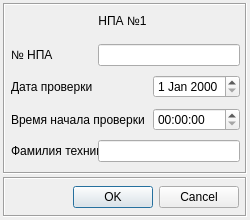
<?xml version="1.0" encoding="UTF-8"?>
<ui version="4.0">
 <class>p_npapredForm</class>
 <widget class="QDialog" name="p_npapredForm">
  <property name="geometry">
   <rect>
    <x>0</x>
    <y>0</y>
    <width>250</width>
    <height>220</height>
   </rect>
  </property>
  <property name="minimumSize">
   <size>
    <width>250</width>
    <height>220</height>
   </size>
  </property>
  <property name="maximumSize">
   <size>
    <width>400</width>
    <height>300</height>
   </size>
  </property>
  <property name="windowTitle">
   <string>Dialog</string>
  </property>
  <property name="windowIcon">
   <iconset resource="../progicons.qrc">
    <normaloff>:/new/windowheader/src/icons/myicons/spts.ico</normaloff>:/new/windowheader/src/icons/myicons/spts.ico</iconset>
  </property>
  <layout class="QGridLayout" name="gridLayout">
   <property name="margin">
    <number>3</number>
   </property>
   <property name="spacing">
    <number>3</number>
   </property>
   <item row="2" column="0">
    <widget class="QFrame" name="frame_2">
     <property name="minimumSize">
      <size>
       <width>0</width>
       <height>40</height>
      </size>
     </property>
     <property name="maximumSize">
      <size>
       <width>16777215</width>
       <height>40</height>
      </size>
     </property>
     <property name="frameShape">
      <enum>QFrame::Box</enum>
     </property>
     <property name="frameShadow">
      <enum>QFrame::Sunken</enum>
     </property>
     <layout class="QGridLayout" name="gridLayout_2">
      <property name="margin">
       <number>6</number>
      </property>
      <item row="0" column="0">
       <spacer name="horizontalSpacer_3">
        <property name="orientation">
         <enum>Qt::Horizontal</enum>
        </property>
        <property name="sizeHint" stdset="0">
         <size>
          <width>61</width>
          <height>20</height>
         </size>
        </property>
       </spacer>
      </item>
      <item row="0" column="1">
       <widget class="QDialogButtonBox" name="buttonBox">
        <property name="minimumSize">
         <size>
          <width>0</width>
          <height>25</height>
         </size>
        </property>
        <property name="standardButtons">
         <set>QDialogButtonBox::Cancel|QDialogButtonBox::Ok</set>
        </property>
       </widget>
      </item>
     </layout>
    </widget>
   </item>
   <item row="0" column="0">
    <widget class="QFrame" name="frame">
     <property name="frameShape">
      <enum>QFrame::Box</enum>
     </property>
     <property name="frameShadow">
      <enum>QFrame::Sunken</enum>
     </property>
     <layout class="QGridLayout" name="gridLayout_3">
      <property name="margin">
       <number>6</number>
      </property>
      <item row="3" column="0">
       <widget class="QLabel" name="label">
        <property name="minimumSize">
         <size>
          <width>99</width>
          <height>0</height>
         </size>
        </property>
        <property name="text">
         <string>№ НПА</string>
        </property>
       </widget>
      </item>
      <item row="3" column="1" colspan="3">
       <widget class="QLineEdit" name="lineEditNumber"/>
      </item>
      <item row="5" column="0">
       <widget class="QLabel" name="label_2">
        <property name="text">
         <string>Дата проверки</string>
        </property>
       </widget>
      </item>
      <item row="5" column="2" colspan="2">
       <widget class="QDateEdit" name="dateEditCheck"/>
      </item>
      <item row="7" column="0" colspan="2">
       <widget class="QLabel" name="label_3">
        <property name="text">
         <string>Время начала проверки</string>
        </property>
       </widget>
      </item>
      <item row="7" column="2" colspan="2">
       <widget class="QTimeEdit" name="timeEditStartCheck"/>
      </item>
      <item row="9" column="0">
       <widget class="QLabel" name="label_4">
        <property name="minimumSize">
         <size>
          <width>99</width>
          <height>0</height>
         </size>
        </property>
        <property name="text">
         <string>Фамилия техника</string>
        </property>
       </widget>
      </item>
      <item row="9" column="1" colspan="3">
       <widget class="QLineEdit" name="lineEditFam"/>
      </item>
      <item row="1" column="1">
       <widget class="QLabel" name="labelTSName">
        <property name="text">
         <string>НПА №1</string>
        </property>
        <property name="alignment">
         <set>Qt::AlignHCenter|Qt::AlignTop</set>
        </property>
       </widget>
      </item>
      <item row="0" column="1">
       <spacer name="verticalSpacer">
        <property name="orientation">
         <enum>Qt::Vertical</enum>
        </property>
        <property name="sizeHint" stdset="0">
         <size>
          <width>20</width>
          <height>40</height>
         </size>
        </property>
       </spacer>
      </item>
      <item row="1" column="0">
       <spacer name="horizontalSpacer">
        <property name="orientation">
         <enum>Qt::Horizontal</enum>
        </property>
        <property name="sizeHint" stdset="0">
         <size>
          <width>40</width>
          <height>20</height>
         </size>
        </property>
       </spacer>
      </item>
      <item row="1" column="2">
       <spacer name="horizontalSpacer_2">
        <property name="orientation">
         <enum>Qt::Horizontal</enum>
        </property>
        <property name="sizeHint" stdset="0">
         <size>
          <width>40</width>
          <height>20</height>
         </size>
        </property>
       </spacer>
      </item>
      <item row="2" column="1">
       <spacer name="verticalSpacer_2">
        <property name="orientation">
         <enum>Qt::Vertical</enum>
        </property>
        <property name="sizeHint" stdset="0">
         <size>
          <width>20</width>
          <height>40</height>
         </size>
        </property>
       </spacer>
      </item>
      <item row="4" column="1">
       <spacer name="verticalSpacer_3">
        <property name="orientation">
         <enum>Qt::Vertical</enum>
        </property>
        <property name="sizeHint" stdset="0">
         <size>
          <width>20</width>
          <height>40</height>
         </size>
        </property>
       </spacer>
      </item>
      <item row="6" column="0">
       <spacer name="verticalSpacer_4">
        <property name="orientation">
         <enum>Qt::Vertical</enum>
        </property>
        <property name="sizeHint" stdset="0">
         <size>
          <width>20</width>
          <height>40</height>
         </size>
        </property>
       </spacer>
      </item>
      <item row="8" column="0">
       <spacer name="verticalSpacer_5">
        <property name="orientation">
         <enum>Qt::Vertical</enum>
        </property>
        <property name="sizeHint" stdset="0">
         <size>
          <width>20</width>
          <height>40</height>
         </size>
        </property>
       </spacer>
      </item>
      <item row="10" column="0">
       <spacer name="verticalSpacer_6">
        <property name="orientation">
         <enum>Qt::Vertical</enum>
        </property>
        <property name="sizeHint" stdset="0">
         <size>
          <width>20</width>
          <height>40</height>
         </size>
        </property>
       </spacer>
      </item>
     </layout>
    </widget>
   </item>
  </layout>
 </widget>
 <resources>
  <include location="../progicons.qrc"/>
 </resources>
 <connections/>
</ui>
